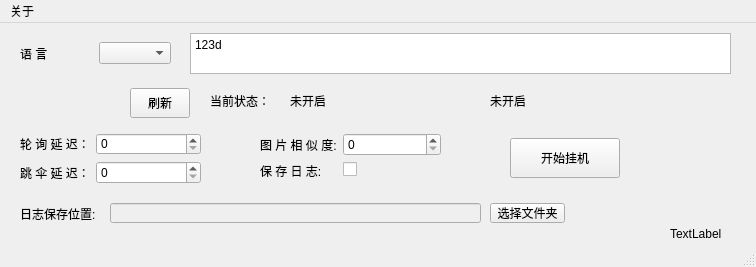
<?xml version="1.0" encoding="UTF-8"?>
<ui version="4.0">
 <class>mainWindow</class>
 <widget class="QMainWindow" name="mainWindow">
  <property name="geometry">
   <rect>
    <x>0</x>
    <y>0</y>
    <width>756</width>
    <height>267</height>
   </rect>
  </property>
  <property name="font">
   <font>
    <pointsize>9</pointsize>
   </font>
  </property>
  <property name="windowTitle">
   <string>PUBG通行证挂机工具-bilibili代码之外</string>
  </property>
  <property name="windowIcon">
   <iconset>
    <normaloff>../../../../.designer/images/avatar/head.ico</normaloff>../../../../.designer/images/avatar/head.ico</iconset>
  </property>
  <widget class="QWidget" name="centralwidget">
   <widget class="QWidget" name="horizontalLayoutWidget">
    <property name="geometry">
     <rect>
      <x>0</x>
      <y>10</y>
      <width>171</width>
      <height>41</height>
     </rect>
    </property>
    <layout class="QHBoxLayout" name="horizontalLayout">
     <property name="leftMargin">
      <number>20</number>
     </property>
     <item>
      <widget class="QLabel" name="label">
       <property name="sizePolicy">
        <sizepolicy hsizetype="Minimum" vsizetype="Minimum">
         <horstretch>0</horstretch>
         <verstretch>0</verstretch>
        </sizepolicy>
       </property>
       <property name="text">
        <string>语 言</string>
       </property>
      </widget>
     </item>
     <item>
      <widget class="QComboBox" name="comboBox_2">
       <property name="sizePolicy">
        <sizepolicy hsizetype="Maximum" vsizetype="Maximum">
         <horstretch>0</horstretch>
         <verstretch>0</verstretch>
        </sizepolicy>
       </property>
      </widget>
     </item>
    </layout>
   </widget>
   <widget class="QLabel" name="label_2">
    <property name="geometry">
     <rect>
      <x>10</x>
      <y>60</y>
      <width>40</width>
      <height>40</height>
     </rect>
    </property>
    <property name="text">
     <string/>
    </property>
    <property name="pixmap">
     <pixmap>../../../../.designer/images/avatar/steam.png</pixmap>
    </property>
    <property name="scaledContents">
     <bool>true</bool>
    </property>
   </widget>
   <widget class="QLabel" name="label_5">
    <property name="geometry">
     <rect>
      <x>68</x>
      <y>58</y>
      <width>44</width>
      <height>44</height>
     </rect>
    </property>
    <property name="text">
     <string/>
    </property>
    <property name="pixmap">
     <pixmap>../../../../.designer/images/avatar/pubg.png</pixmap>
    </property>
    <property name="scaledContents">
     <bool>true</bool>
    </property>
   </widget>
   <widget class="QPushButton" name="pushButton">
    <property name="geometry">
     <rect>
      <x>130</x>
      <y>65</y>
      <width>60</width>
      <height>30</height>
     </rect>
    </property>
    <property name="text">
     <string>刷新</string>
    </property>
   </widget>
   <widget class="QLabel" name="label_6">
    <property name="geometry">
     <rect>
      <x>20</x>
      <y>180</y>
      <width>91</width>
      <height>21</height>
     </rect>
    </property>
    <property name="text">
     <string>日志保存位置:</string>
    </property>
   </widget>
   <widget class="QLineEdit" name="lineEdit">
    <property name="enabled">
     <bool>false</bool>
    </property>
    <property name="geometry">
     <rect>
      <x>110</x>
      <y>180</y>
      <width>371</width>
      <height>20</height>
     </rect>
    </property>
   </widget>
   <widget class="QPushButton" name="pushButton_2">
    <property name="geometry">
     <rect>
      <x>490</x>
      <y>180</y>
      <width>75</width>
      <height>20</height>
     </rect>
    </property>
    <property name="text">
     <string>选择文件夹</string>
    </property>
   </widget>
   <widget class="QLabel" name="label_7">
    <property name="geometry">
     <rect>
      <x>210</x>
      <y>58</y>
      <width>60</width>
      <height>40</height>
     </rect>
    </property>
    <property name="text">
     <string>当前状态：</string>
    </property>
   </widget>
   <widget class="QLabel" name="label_8">
    <property name="geometry">
     <rect>
      <x>290</x>
      <y>58</y>
      <width>211</width>
      <height>40</height>
     </rect>
    </property>
    <property name="text">
     <string>未开启</string>
    </property>
   </widget>
   <widget class="QTextBrowser" name="textBrowser">
    <property name="geometry">
     <rect>
      <x>190</x>
      <y>10</y>
      <width>541</width>
      <height>41</height>
     </rect>
    </property>
    <property name="html">
     <string>&lt;!DOCTYPE HTML PUBLIC &quot;-//W3C//DTD HTML 4.0//EN&quot; &quot;http://www.w3.org/TR/REC-html40/strict.dtd&quot;&gt;
&lt;html&gt;&lt;head&gt;&lt;meta name=&quot;qrichtext&quot; content=&quot;1&quot; /&gt;&lt;style type=&quot;text/css&quot;&gt;
p, li { white-space: pre-wrap; }
&lt;/style&gt;&lt;/head&gt;&lt;body style=&quot; font-family:'SimSun'; font-size:9pt; font-weight:400; font-style:normal;&quot;&gt;
&lt;p style=&quot; margin-top:0px; margin-bottom:0px; margin-left:0px; margin-right:0px; -qt-block-indent:0; text-indent:0px;&quot;&gt;123d&lt;/p&gt;&lt;/body&gt;&lt;/html&gt;</string>
    </property>
   </widget>
   <widget class="QWidget" name="formLayoutWidget">
    <property name="geometry">
     <rect>
      <x>0</x>
      <y>110</y>
      <width>201</width>
      <height>51</height>
     </rect>
    </property>
    <layout class="QFormLayout" name="formLayout_2">
     <property name="leftMargin">
      <number>20</number>
     </property>
     <item row="0" column="0">
      <widget class="QLabel" name="label_3">
       <property name="text">
        <string>轮 询 延 迟：</string>
       </property>
      </widget>
     </item>
     <item row="1" column="0">
      <widget class="QLabel" name="label_4">
       <property name="text">
        <string>跳 伞 延 迟：</string>
       </property>
      </widget>
     </item>
     <item row="0" column="1">
      <widget class="QSpinBox" name="spinBox"/>
     </item>
     <item row="1" column="1">
      <widget class="QSpinBox" name="spinBox_2"/>
     </item>
    </layout>
   </widget>
   <widget class="QLabel" name="label_9">
    <property name="geometry">
     <rect>
      <x>210</x>
      <y>110</y>
      <width>20</width>
      <height>20</height>
     </rect>
    </property>
    <property name="cursor">
     <cursorShape>WhatsThisCursor</cursorShape>
    </property>
    <property name="statusTip">
     <string notr="true">qwweq</string>
    </property>
    <property name="text">
     <string/>
    </property>
    <property name="pixmap">
     <pixmap>../../../../.designer/images/avatar/tips.png</pixmap>
    </property>
    <property name="scaledContents">
     <bool>true</bool>
    </property>
   </widget>
   <widget class="QLabel" name="label_10">
    <property name="geometry">
     <rect>
      <x>210</x>
      <y>140</y>
      <width>20</width>
      <height>20</height>
     </rect>
    </property>
    <property name="cursor">
     <cursorShape>WhatsThisCursor</cursorShape>
    </property>
    <property name="text">
     <string/>
    </property>
    <property name="pixmap">
     <pixmap>../../../../.designer/images/avatar/tips.png</pixmap>
    </property>
    <property name="scaledContents">
     <bool>true</bool>
    </property>
   </widget>
   <widget class="QPushButton" name="pushButton_3">
    <property name="geometry">
     <rect>
      <x>510</x>
      <y>115</y>
      <width>110</width>
      <height>40</height>
     </rect>
    </property>
    <property name="text">
     <string>开始挂机</string>
    </property>
   </widget>
   <widget class="QLabel" name="label_11">
    <property name="geometry">
     <rect>
      <x>490</x>
      <y>58</y>
      <width>211</width>
      <height>40</height>
     </rect>
    </property>
    <property name="text">
     <string>未开启</string>
    </property>
   </widget>
   <widget class="QWidget" name="formLayoutWidget_2">
    <property name="geometry">
     <rect>
      <x>240</x>
      <y>110</y>
      <width>201</width>
      <height>51</height>
     </rect>
    </property>
    <layout class="QFormLayout" name="formLayout_4">
     <property name="leftMargin">
      <number>20</number>
     </property>
     <item row="0" column="0">
      <widget class="QLabel" name="label_14">
       <property name="text">
        <string>图 片 相 似 度:</string>
       </property>
      </widget>
     </item>
     <item row="1" column="0">
      <widget class="QLabel" name="label_15">
       <property name="text">
        <string>保 存 日 志:</string>
       </property>
      </widget>
     </item>
     <item row="0" column="1">
      <widget class="QSpinBox" name="spinBox_5"/>
     </item>
     <item row="1" column="1">
      <widget class="QCheckBox" name="checkBox">
       <property name="text">
        <string/>
       </property>
      </widget>
     </item>
    </layout>
   </widget>
   <widget class="QLabel" name="label_12">
    <property name="geometry">
     <rect>
      <x>670</x>
      <y>200</y>
      <width>81</width>
      <height>21</height>
     </rect>
    </property>
    <property name="text">
     <string>TextLabel</string>
    </property>
   </widget>
  </widget>
  <widget class="QMenuBar" name="menubar">
   <property name="geometry">
    <rect>
     <x>0</x>
     <y>0</y>
     <width>756</width>
     <height>23</height>
    </rect>
   </property>
   <widget class="QMenu" name="menu">
    <property name="title">
     <string>关于</string>
    </property>
    <addaction name="action"/>
    <addaction name="action_2"/>
   </widget>
   <addaction name="menu"/>
  </widget>
  <widget class="QStatusBar" name="statusbar"/>
  <action name="action">
   <property name="text">
    <string>关于软件</string>
   </property>
  </action>
  <action name="action_2">
   <property name="text">
    <string>日志</string>
   </property>
  </action>
 </widget>
 <resources/>
 <connections/>
</ui>
